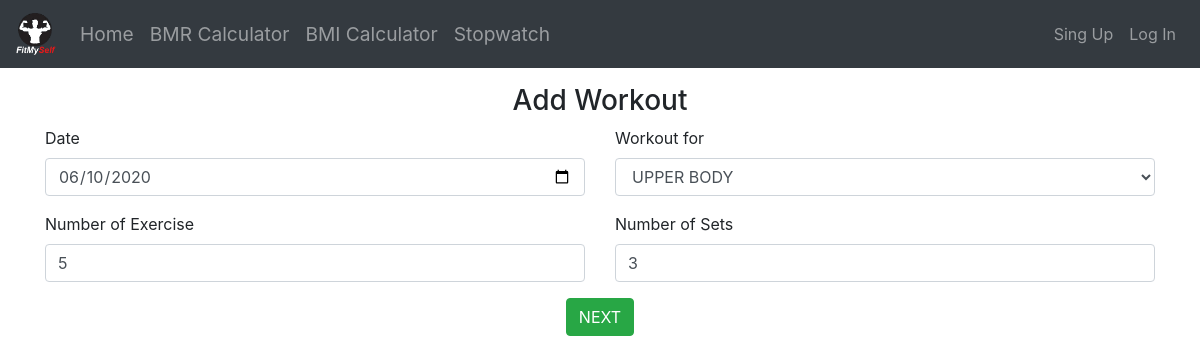
The app's page /update/18 with its own data.
### app/models.py (models this page shows, shortened)
class Workout(models.Model):
  date = models.DateField(null=True)
  Workout_for = models.CharField(max_length=30,null=True)
  no_of_workout = models.IntegerField(null=True)
  no_of_set = models.IntegerField(null=True)
  user = models.ForeignKey(User,on_delete=models.CASCADE,null =True)
  class Meta:
    verbose_name_plural = 'Workout'

### app/views.py (the view, shortened to what this page needs)
# urls.py: path('update/<int:id>',views.updateData,name="update"),
def updateData(request,id):
  try:
    workout = Workout.objects.get(pk=id)
  except Workout.DoesNotExist:
    return redirect('/disp')
  else:
    params = {
      'workout':workout,
    }
  return render(request,'app/update.html',params)

### app/templates/app/update.html (shortened to what this page needs)
{% extends 'base.html' %}
{% block body %}
  <div class="container my-3">
    <h3 class="text-center">Add Workout</h3>
    <form action="/update/{{workout.pk}}" method="post" accept-charset="utf-8">
      <div class="row">
        <div class="col-lg-6 col-md-6 col-sm-12">
          <div class="form-group">
    <label for="date">Date</label>
    <input type="date" class="form-control" id="date" name="date" required value="{{workout.date|date:'Y-m-d'}}">
  </div>
        </div>
        <div class="col-lg-6 col-md-6 col-sm-12">
          <div class="form-group">
    <label for="workout">Workout for</label>
    <select class="form-control" id="workout" name="workout">
      {% if workout.Workout_for == 'ABS' %}
      <option selected>ABS</option>
      <option>LOWER BODY</option>
      <option>UPPER BODY</option>
      {% elif workout.Workout_for == 'LOWER BODY' %}
      <option>ABS</option>
      <option selected>LOWER BODY</option>
      <option>UPPER BODY</option>
      {% else %}
      <option selected>UPPER BODY</option>
      {% endif %}
    </select>
  </div>
        </div>
      </div>
      <div class="row">
        <div class="col-lg-6 col-md-6 col-sm-12">
          <div class="form-group">
            <label for="no_of_exercise">Number of Exercise</label>
            <input type="text" name="no_of_exercise" id="no_of_exercise" class="form-control" value="{{workout.no_of_workout}}" required/>
          </div>
        </div>
        <div class="col-lg-6 col-md-6 col-sm-12">
          <div class="form-group">
            <label for="no_of_set">Number of Sets</label>
            <input type="text" name="no_of_set" id="no_of_set" class="form-control" required value="{{workout.no_of_set}}"/>
          </div>
        </div>
      </div>
      <div class="row">
        <div class="col text-center">
          <input type="submit" name="submit" id="submit" value="NEXT" class="btn btn-success" />
        </div>
      </div>
    </form>
  </div>
{% endblock %}

### records on screen
Workout: date "06/10/2020", workout "UPPER BODY", no_of_exercise "5", no_of_set "3"
